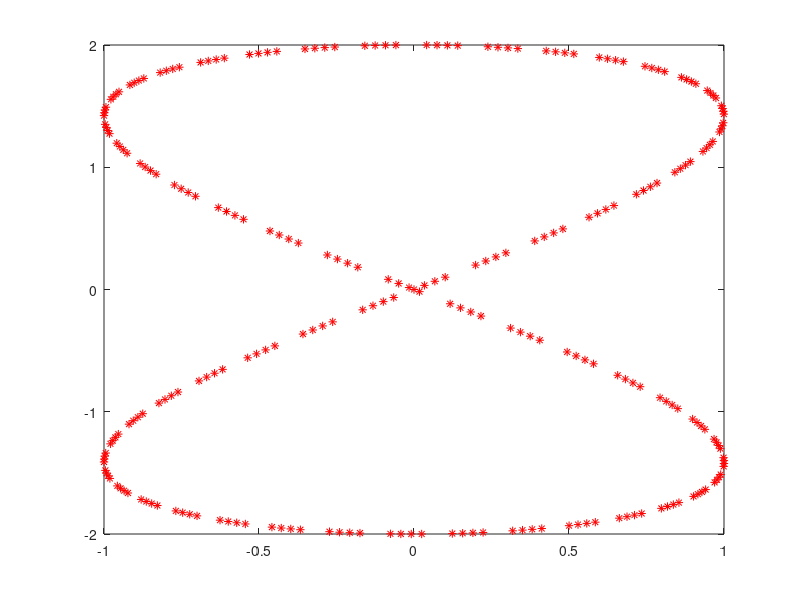
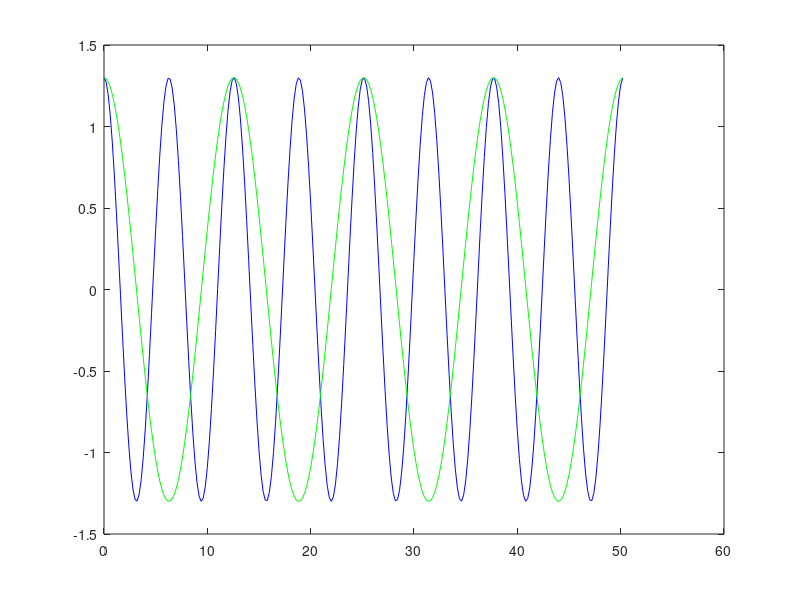

Write MATLAB code to recreate these figures, in order.
function [ waypoint ] = getWaypoints()
%GETWAYPOINTS Generates a list of waypoints for the ARDrone
% Each waypoint is a column vector that contains the desired position of 
% the drone, desired heading angle, and velocity desired x and y channel. The list of waypoints
% is created combining the column vectors. 
    A_p=1.0;
    A_v=1.3;
    t = 0:0.2:4*4*pi;
    x=A_p*1*sin(t);
    y=A_p*2*sin(t/2);
    vx=A_v*1*cos(t);
    vy=A_v*1*cos(t/2);
    plot(x,y,'*r');
    figure();
    plot(t,vx,'b');hold on;
    plot(t,vy,'g')
    h=1.2;  % metric
    yaw=0; % rad
    nPoints=size(t,2);
    waypoint = zeros(7,nPoints+1);
    for i=1:nPoints
        waypoint(1,i)=i;
        waypoint(2,i)=x(i);
        waypoint(3,i)=y(i);
        waypoint(4,i)=h;
        waypoint(5,i)=yaw;
        waypoint(6,i)=vx(i);
        waypoint(7,i)=vy(i);
    end
    waypoint(1,nPoints+1)=nPoints+1;
    waypoint(2,nPoints+1)=0;
    waypoint(3,nPoints+1)=0;
    waypoint(4,nPoints+1)=h;
    waypoint(5,nPoints+1)=yaw;
    waypoint(6,nPoints+1)=0;
    waypoint(7,nPoints+1)=0;
    
%     waypoint(1,1)=1;
%     waypoint(2,1)=-1;
%     waypoint(3,1)=-1;
%     waypoint(4,1)=h;
%     waypoint(5,1)=yaw;
%     waypoint(6,1)=0;
%     waypoint(7,1)=0;
   
end

